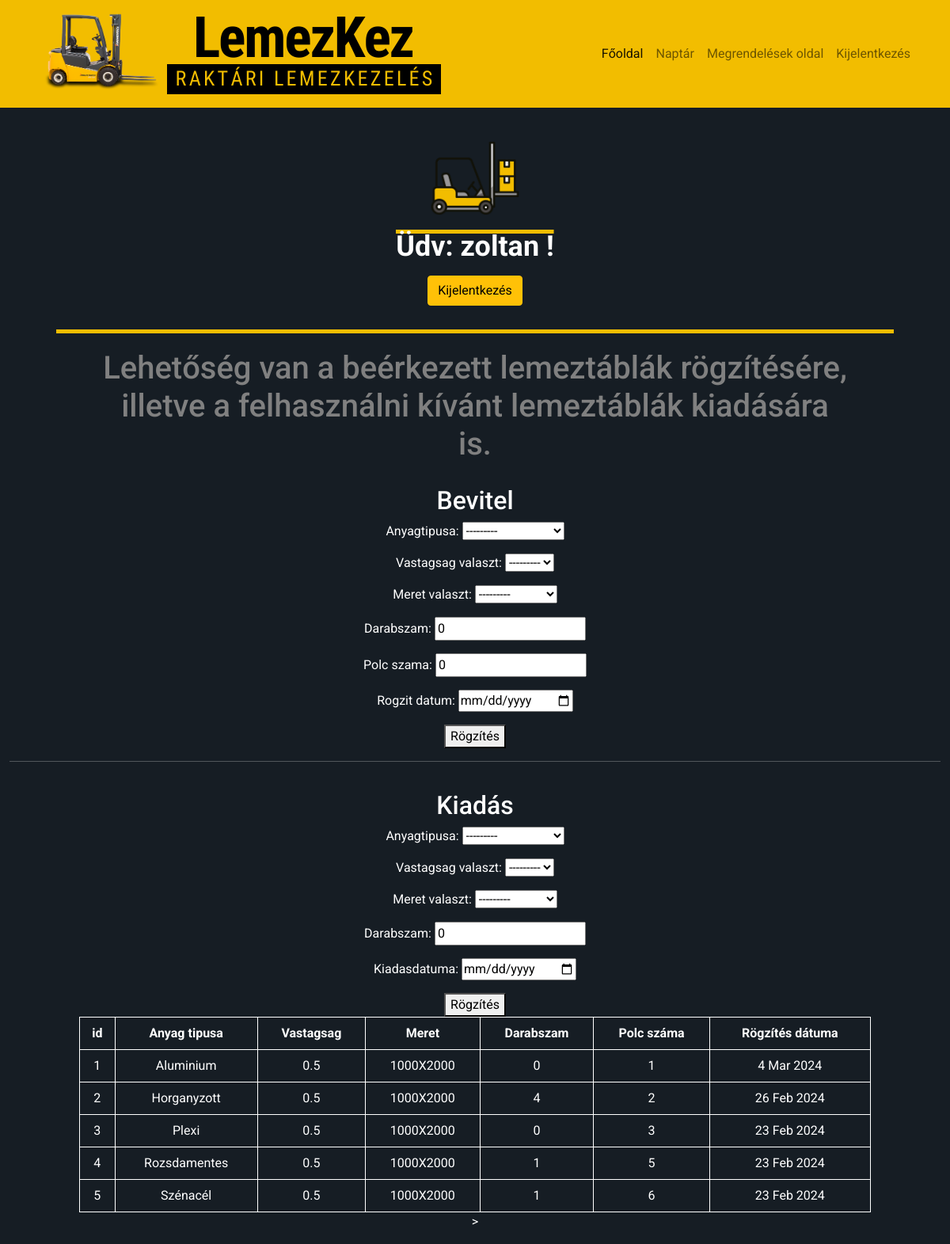
Before: /raktar/ (signed in) with the older database file.
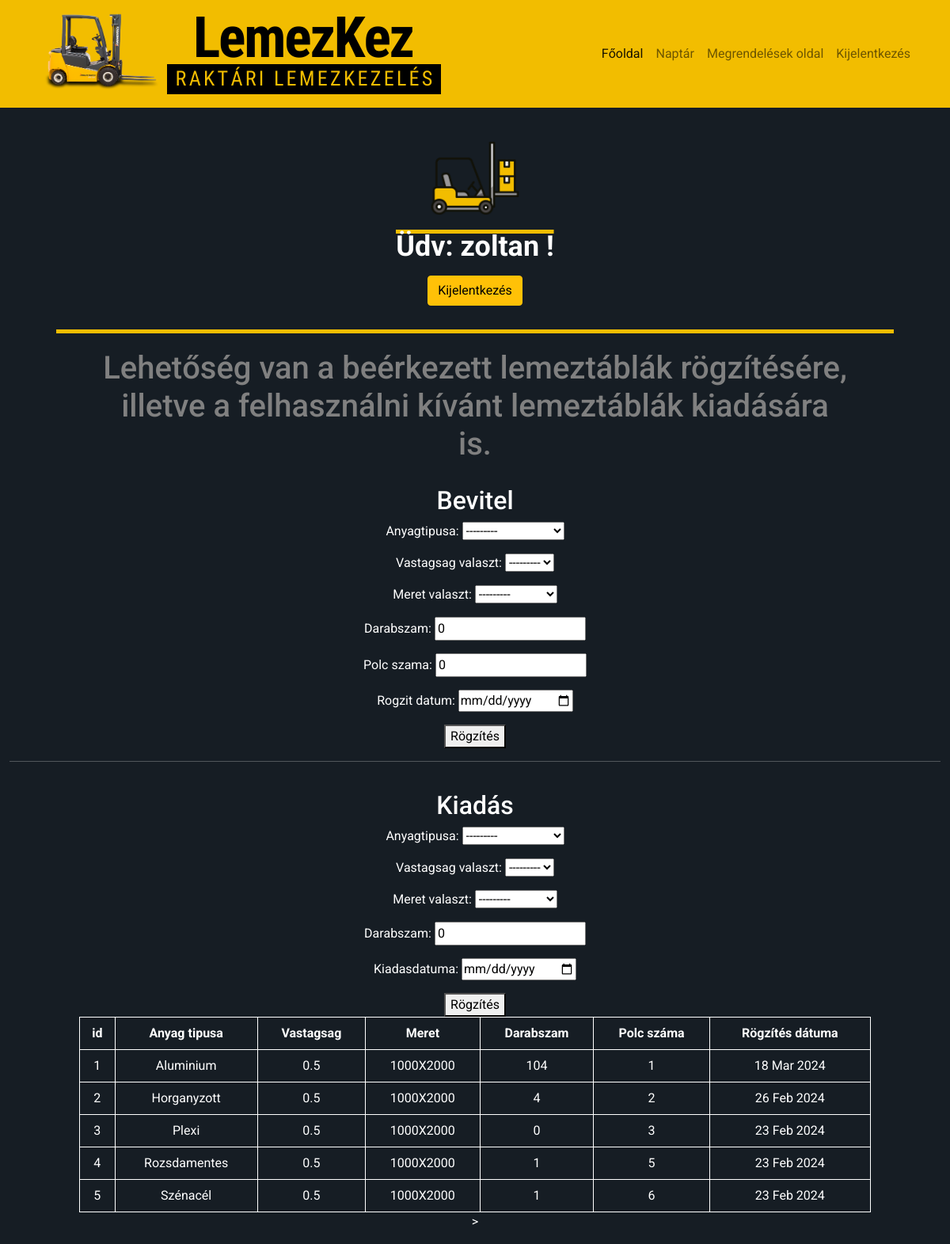
After: the same page with the newer database file.
### raktar_app/models.py (models this page shows, shortened)
class Alapanyag(models.Model):
     anyagtipus = [
                        ("Aluminium" , "Aluminium"),
                        ("Horganyzott" , "Horganyzott"),
                        ("Plexi", "Plexi"),
                        ("Rozsdamentes","Rozsdamentes"),
                        ("Szénacél", "Szénacél") ]
     anyagtipusa= models.CharField(max_length = 20 ,choices = anyagtipus)
     vastagsag = [("0.5", "0.5"),
                  ("1.0", "1.0"),
                  ("1,5", "1,5"),
                  ("2.0", "2.0"),
                  ("2,5", "2,5")]
     vastagsag_valaszt = models.CharField(max_length = 10, choices = vastagsag)
     meret = [("1000X2000", "1000X2000"),
              ("1250X2500", "1250X2000"),
              ("1500X3000", "1500X3000"),
              ]
     meret_valaszt = models.CharField(max_length =30, choices = meret)
     darabszam = models.PositiveIntegerField(default=0)
     polc_szama = models.PositiveIntegerField(default=0)
     rogzit_datum = models.DateField()
     kiadasdatuma = models.DateTimeField()

### raktar_app/views.py (the view, shortened to what this page needs)
# urls.py: path('raktar/' ,views.bevitel_kiadas, name='raktar'),
def bevitel_kiadas( request):
     bevform = BevitelForm()
     kiform = KiadasForm()
     alapanyagok_lista = Alapanyag.objects.all()
     return render(request, 'raktar.html', { 'object_list':alapanyagok_lista,
                                            'bevform': bevform,
                                            'kiform': kiform })

### raktar_app/forms.py
class BevitelForm(forms.ModelForm):
    class Meta:
        DATE_FORMATS = ['%Y-%m-%d']
        model = Alapanyag
        fields = ('anyagtipusa',
                  'vastagsag_valaszt',
                  'meret_valaszt',
                  'darabszam',
                  'polc_szama',
                  'rogzit_datum' )
        widgets={'rogzit_datum': forms.DateInput(attrs={"type": "date"}, format = "%Y-%m-%d" )}

class KiadasForm(forms.ModelForm):
    class Meta:
        DATE_FORMATS = ['%Y-%m-%d']
        model = Alapanyag
        fields = ('anyagtipusa',
                  'vastagsag_valaszt',
                  'meret_valaszt',
                  'darabszam',
                  'kiadasdatuma' )
        widgets={'kiadasdatuma': forms.DateInput(attrs={"type": "date"}, format = "%Y-%m-%d" )}

### templates/raktar.html (shortened to what this page needs)
{% load static %}
<!DOCTYPE html>
<html lang="hu">
<head>
    <link href="https://cdn.jsdelivr.net/npm/bootstrap@5.0.2/dist/css/bootstrap.min.css" rel="stylesheet"
>
    <link rel="stylesheet" href="{% static 'css/raktar.css' %}">
</head>
<body>
    <nav class="navbar navbar-expand-lg navbar-light">
        <div class="container">
            <a class="navbar-logo1" href=""><img src="/static/pictures/lemezkez-logo-navbar-forklift.png"
                    alt="LemezKez Logó" title="LemezKez Logója">
                <a class="navbar-logo2" href=""><img src="/static/pictures/lemezkez-logo-navbar.png" alt="LemezKez Logó"
                        title="LemezKez Logója">
                    <div class="collapse navbar-collapse" id="navbarNav">
                        <ul class="navbar-nav ms-auto">
                            <li class="nav-item">
                                <a class="nav-link active" aria-current="page" href="{% url 'logout' %}">Főoldal</a>
                            </li>
                            <li class="nav-item">
                                <a class="nav-link" href="http://127.0.0.1:8000/naptar">Naptár</a>
                            </li>
                            <li class="nav-item">
                                <a class="nav-link" href="{% url 'megrendeles' %}">Megrendelések oldal</a>
                            </li>
                            <li class="nav-item">
                                <a class="nav-link" href="{% url 'logout' %}">Kijelentkezés</a>
                            </li>
                        </ul>
                    </div>
        </div>
    </nav>
    <div id="kozepre" class="container-fluid">
        <img class="warning-pics" src="/static/pictures/user_icon_raktaros-feher.png" alt="raktáros felhasználói ikon" title="raktáros felhasználói ikon">
        {% if user.is_authenticated and user.raktaros == True %}
        <div class="loggedin">
            <span> Üdv: {{user.username}} !</span>
        </div>
        <form action="{% url 'logout' %}" method="post">
            <div class="form-group" id="kijelentkezesGomb"><button class="btn btn-block btn btn-warning"
                    type="submit">Kijelentkezés</button></div>
        </form>
    </div>
    <div id="kozepre" class="container-fluid">
        <div class="sarga-csik"></div>
        <h1>Lehetőség van a beérkezett lemeztáblák rögzítésére, illetve a felhasználni kívánt lemeztáblák kiadására is.</h1>
        <div class="raktarcontainer">
            <div class="raktaroldalsav">
                <form method="POST">
                    <h2>Bevitel</h2>
                    {{bevform.as_p}}
                    <button name="bevitel" type="submit">Rögzítés</button>
                </form>
                <hr>
                <form method="POST">
                    <h2>Kiadás</h2>
                    {{kiform.as_p}}
                    <button name="kiad" type="submit">Rögzítés</button>
                </form>
            </div>
            <div class="raktartartalom">
                <table>
                    <tr>
                        <th>id</th>
                        <th>Anyag tipusa</th>
                        <th>Vastagsag</th>
                        <th>Meret</th>
                        <th>Darabszam</th>
                        <th>Polc száma</th>
                        <th>Rögzítés dátuma</th>
                    </tr>
                    {% for adatok in object_list%}
                    <tr>
                        <td>{{adatok.id}}</td>
                        <td>{{adatok.anyagtipusa}}</td>
                        <td>{{adatok.vastagsag_valaszt}}</td>
                        <td>{{adatok.meret_valaszt}}</td>
                        <td>{{adatok.darabszam}}</td>
                        <td>{{adatok.polc_szama}}</td>
                        <td>{{adatok.rogzit_datum}}</td>
                    </tr>
                    {% endfor %}
                </table>
            </div>>
        </div>
        {%endif%}
</body>
</html>

Changed rows visible on the page:
changed Alapanyag "Aluminium": darabszam "0" → "104"; rogzit_datum "4 Mar 2024" → "18 Mar 2024"
